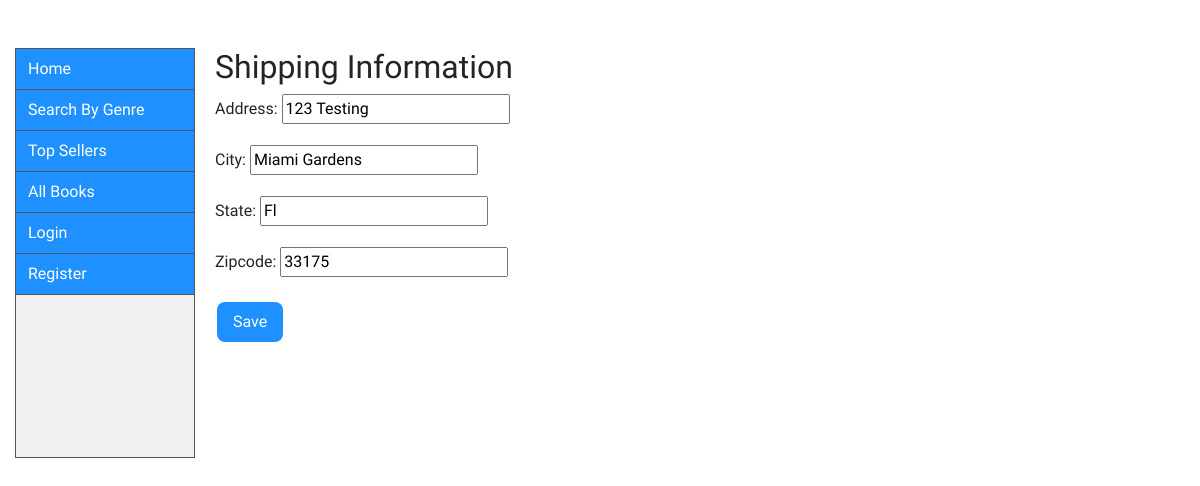
The app's page /search/shipaddr/editshipaddr/1/ with its own data.
### catalog/models.py (models this page shows, shortened)
class ShippingAddr(models.Model):
    username = models.ForeignKey(
        'UserProfile', on_delete=models.SET_NULL, null=True)
    address = models.CharField(max_length=200)
    city = models.CharField(max_length=25)
    state = models.CharField(max_length=25)
    zipcode = models.IntegerField()

### catalog/views.py (the view)
def editshippingaddress(request, pk):
    address = ShippingAddr.objects.get(id=pk)
    form = ShippingAddressForm(instance=address)
    if request.method == 'POST':
        form = ShippingAddressForm(request.POST, instance=address)
        if form.is_valid():
            form.save()
            return redirect('/catalog/shipaddr')
    args = {
        'form': form
    }
    return render(request, 'addshippingaddr.html', args)

### catalog/forms.py
class ShippingAddressForm(forms.ModelForm):
    class Meta:
        model = ShippingAddr
        fields = [
            'address',
            'city',
            'state',
            'zipcode',
        ]
        exclude = {
            'username',
        }
        field_order = ['address', 'city', 'state', 'zipcode']

### catalog/templates/addshippingaddr.html (shortened to what this page needs)
{% extends "base_generic.html" %}
{% block content %}
  <h2>Shipping Information</h2>
<form method ="post">
 {{form.as_p}}
 <button type="submit" name"Submit" method="POST" class="button2">Save</button>
</form>
{% endblock %}

### catalog/static/css/styles.css (style rules this page uses)
.button2 { background-color: dodgerblue; border: none; border-radius: 8px; color: white; padding: 8px 16px; text-align: center; text-decoration: none; display: inline-block; font-size: 16px; margin: 4px 2px; cursor: pointer; }

### catalog/templates/base_generic.html (style rules this page uses)
body { font-family: 'Rakkas' }

### records on screen
ShippingAddr: address "123 Testing", city "Miami Gardens", state "Fl", zipcode "33175"
